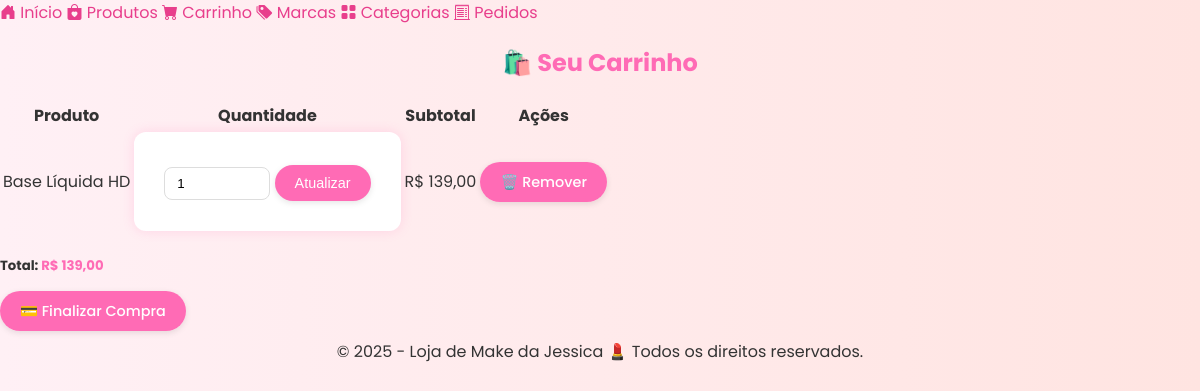
Screenshot of /carrinho/ (signed in) with the database file from the repository.
### produtos/models.py (models this page shows, shortened)
class ItemCarrinho(models.Model):
    produto = models.ForeignKey(Produto, on_delete=models.CASCADE)
    usuario = models.ForeignKey(User, on_delete=models.CASCADE)
    quantidade = models.PositiveIntegerField(default=1)
    adicionado_em = models.DateTimeField(auto_now_add=True)
    def subtotal(self):
        return self.produto.preco * self.quantidade

class Produto(models.Model):
    nome = models.CharField(max_length=100)
    descricao = models.TextField()
    preco = models.DecimalField(max_digits=8, decimal_places=2)
    cor = models.CharField(max_length=30)
    imagem = models.ImageField(upload_to='produtos/', blank=True, null=True)
    categoria = models.ForeignKey(Categoria, on_delete=models.PROTECT)
    marca = models.ForeignKey(Marca, on_delete=models.PROTECT)

### produtos/views.py (the view)
# urls.py: path('carrinho/', views.ver_carrinho, name='ver_carrinho'),
@login_required(login_url='/login/')
def ver_carrinho(request):
    itens = ItemCarrinho.objects.filter(usuario=request.user)
    total = sum(item.subtotal() for item in itens)
    return render(request, 'carrinho/ver_carrinho.html', {'itens': itens, 'total': total})

### produtos/templates/carrinho/ver_carrinho.html (shortened to what this page needs)
{% extends 'base.html' %}
{% block content %}
<div class="container mt-5">
  <h2 class="text-center text-pink mb-4">🛍️ Seu Carrinho</h2>
  {% if itens %}
  <table class="table table-bordered table-hover">
    <thead class="table-light">
      <tr>
        <th>Produto</th>
        <th>Quantidade</th>
        <th>Subtotal</th>
        <th class="text-center">Ações</th>
      </tr>
    </thead>
    <tbody>
      {% for item in itens %}
      <tr>
        <td>{{ item.produto.nome }}</td>
        <td>
          <form method="post" action="{% url 'atualizar_quantidade' item.id %}" class="d-flex">
            <input type="number" name="quantidade" value="{{ item.quantidade }}" min="1" class="form-control me-2" style="width: 80px;">
            <button type="submit" class="btn btn-sm btn-primary">Atualizar</button>
          </form>
        </td>
        <td>R$ {{ item.subtotal|floatformat:2 }}</td>
        <td class="text-center">
          <a href="{% url 'remover_do_carrinho' item.id %}" class="btn btn-sm btn-danger">🗑️ Remover</a>
        </td>
      </tr>
      {% endfor %}
    </tbody>
  </table>
  <div class="text-end mt-4">
    <h5>Total: <strong class="text-pink">R$ {{ total|floatformat:2 }}</strong></h5>
    <a href="{% url 'checkout' %}" class="btn btn-success mt-2">💳 Finalizar Compra</a>
  </div>
  {% else %}
    <p class="text-center text-muted mt-5">Seu carrinho está vazio... Adicione um produto para continuar 💫</p>
  {% endif %}
</div>
{% endblock %}

### make/static/css/custom.css (style rules this page uses)
.btn-primary { background-color: #e83e8c; border: none; transition: background-color 0.3s ease, transform 0.2s ease; }
a { color: #e83e8c; text-decoration: none; }
.text-pink { color: #e83e8c; }
h2, p, .btn { text-align: center; }
.btn { background-color: #ff6bb5; color: white; padding: 10px 20px; border-radius: 25px; box-shadow: 0 4px 10px rgba(0,0,0,0.1); transition: all 0.3s ease; }
.text-pink { color: #ff6bb5; }
.btn { background-color: #ff6bb5; color: white; padding: 6px 12px; border-radius: 20px; font-size: 0.9em; box-shadow: 0 2px 6px rgba(0,0,0,0.1); transition: all 0.3s ease; }
.table th, .table td { vertical-align: middle; }
form { background-color: #fff; border-radius: 12px; box-shadow: 0 0 12px rgba(255, 105, 180, 0.2); padding: 30px; }
input[type="text"], input[type="number"], select, textarea { width: 100%; padding: 8px 12px; margin-top: 5px; border-radius: 8px; border: 1px solid #ddd; background-color: #fff; transition: 0.2s; }
.btn { background-color: #ff6bb5; color: white; border: none; padding: 10px 20px; border-radius: 25px; font-weight: 500; transition: all 0.3s ease; }

### rows the page displays
ItemCarrinho: produto.nome "Base Líquida HD", quantidade "1", subtotal "139,00"

### other values shown
{{ total|floatformat:2 }} "139,00"
